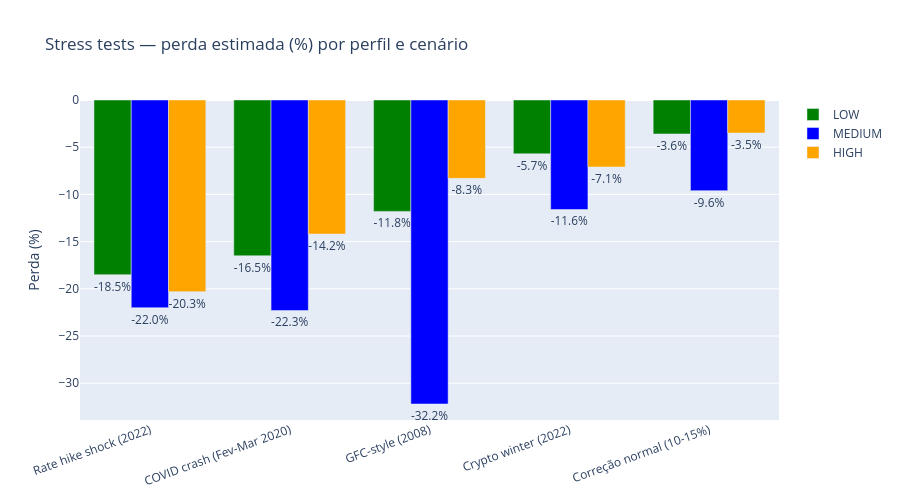

The cell this chart's notebook holds for it:
### Markdown cell above
#### Célula 3 — Stress tests comparados:

### Code cell
fig = go.Figure()
profiles = ["low", "medium", "high"]
colors   = {"low": "green", "medium": "blue", "high": "orange"}

for profile in profiles:
    w      = optimize_for_profile(prices, profile)
    stress = run_stress_tests(w, capital=INITIAL_CAPITAL)
    fig.add_trace(go.Bar(
        name=profile.upper(),
        x=stress["cenario"],
        y=stress["perda_%"],
        marker_color=colors[profile],
        text=stress["perda_%"].apply(lambda x: f"{x:.1f}%"),
        textposition="outside",
    ))

fig.update_layout(
    title="Stress tests — perda estimada (%) por perfil e cenário",
    barmode="group",
    yaxis_title="Perda (%)",
    xaxis_tickangle=-20,
    height=500,
)
fig.show()

### Figure 1 — Plotly figure (JSON) as saved in the notebook; plotly's stock layout.template omitted (floating-point values rounded to 4 significant figures)
{"data": [{"marker": {"color": "green"}, "name": "LOW", "text": ["-18.5%", "-16.5%", "-11.8%", "-5.7%", "-3.6%"], "textposition": "outside", "type": "bar", "x": ["Rate hike shock (2022)", "COVID crash (Fev-Mar 2020)", "GFC-style (2008)", "Crypto winter (2022)", "Correção normal (10-15%)"], "y": [-18.5, -16.5, -11.8, -5.7, -3.6]}, {"marker": {"color": "blue"}, "name": "MEDIUM", "text": ["-32.2%", "-22.3%", "-22.0%", "-11.6%", "-9.6%"], "textposition": "outside", "type": "bar", "x": ["GFC-style (2008)", "COVID crash (Fev-Mar 2020)", "Rate hike shock (2022)", "Crypto winter (2022)", "Correção normal (10-15%)"], "y": [-32.2, -22.3, -22.0, -11.6, -9.6]}, {"marker": {"color": "orange"}, "name": "HIGH", "text": ["-20.3%", "-14.2%", "-8.3%", "-7.1%", "-3.5%"], "textposition": "outside", "type": "bar", "x": ["Rate hike shock (2022)", "COVID crash (Fev-Mar 2020)", "GFC-style (2008)", "Crypto winter (2022)", "Correção normal (10-15%)"], "y": [-20.3, -14.2, -8.3, -7.1, -3.5]}], "layout": {"barmode": "group", "height": 500, "title": {"text": "Stress tests — perda estimada (%) por perfil e cenário"}, "xaxis": {"tickangle": -20}, "yaxis": {"title": {"text": "Perda (%)"}}}}
